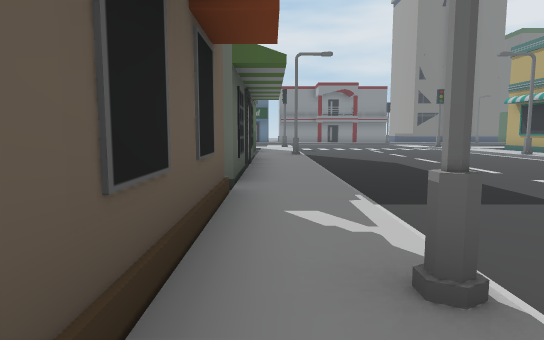
[1] (above)

22 first-person views from a walk through a Unity game level. The camera is 1.4 m above the floor, tilts 6° down and sees 75° across. The floor is counted in squares, 2 m on a side. Each view is taken from the middle of a square. On the plan, view 1 faces up. The plan holds only what a view shows up to about 11 squares ahead; the rest is blank. The place goes on beyond the plan. The player is left out. Some surface patterns are stand-ins.

[2]
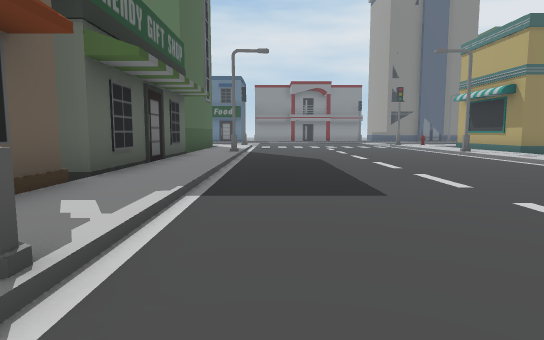

[3]
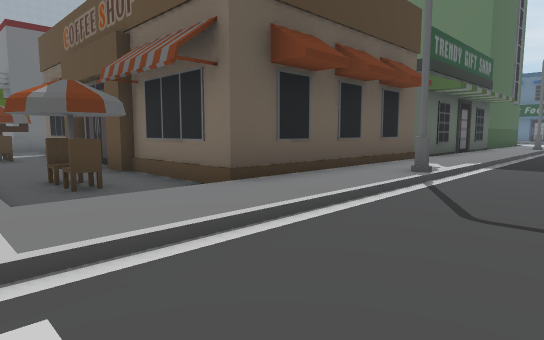

[4]
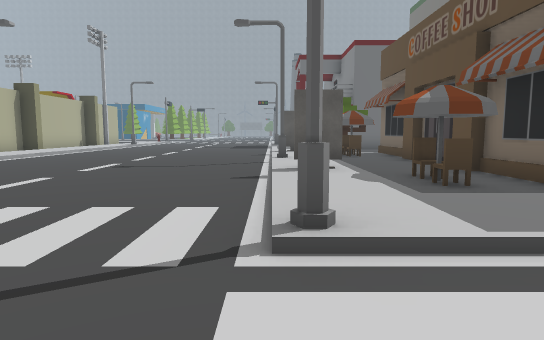

[5]
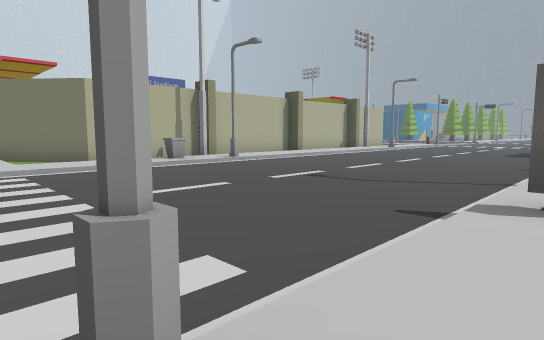

[6]
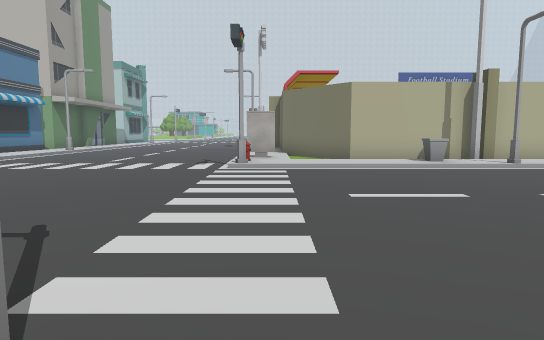

[7]
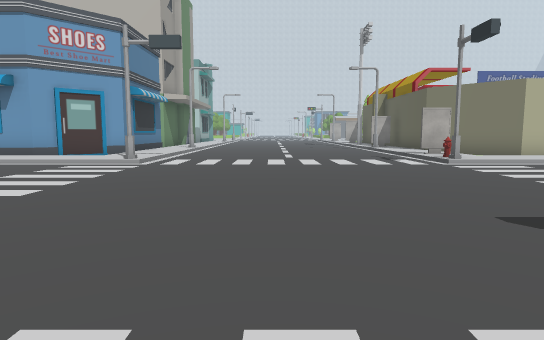

[8]
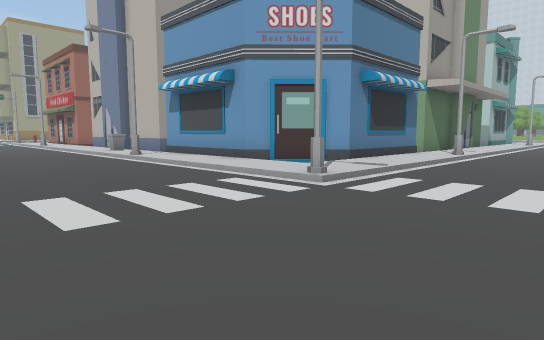

[9]
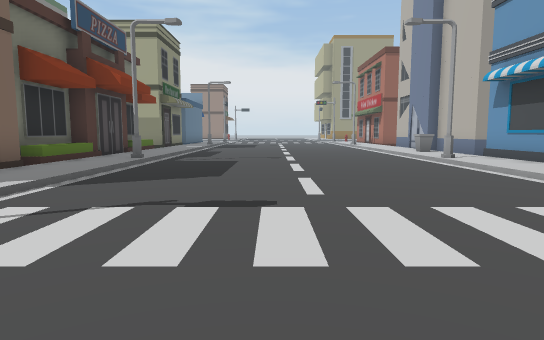

[10]
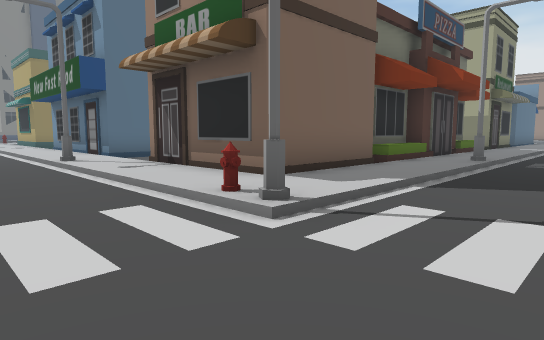

[11]
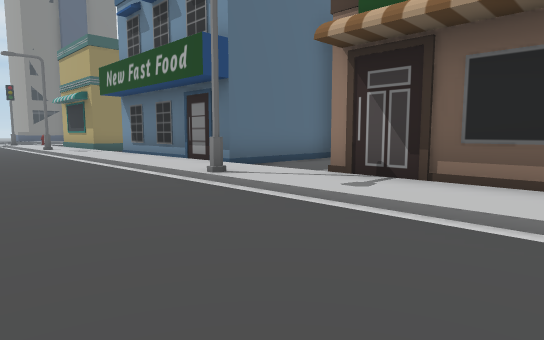

[12]
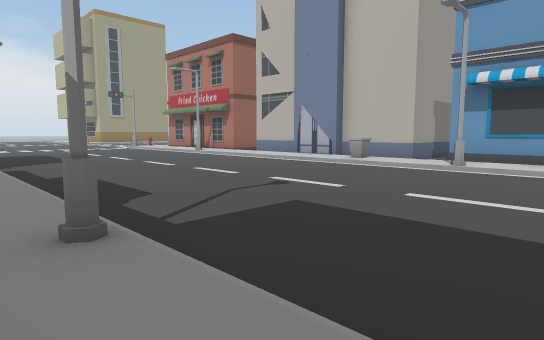

[13]
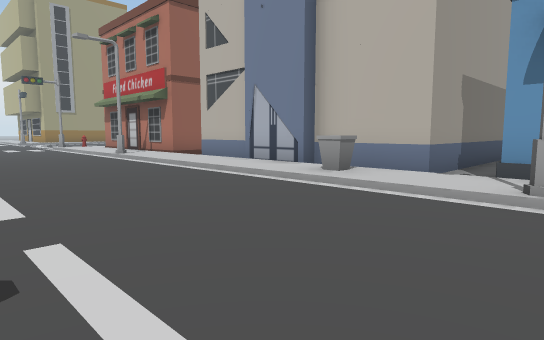

[14]
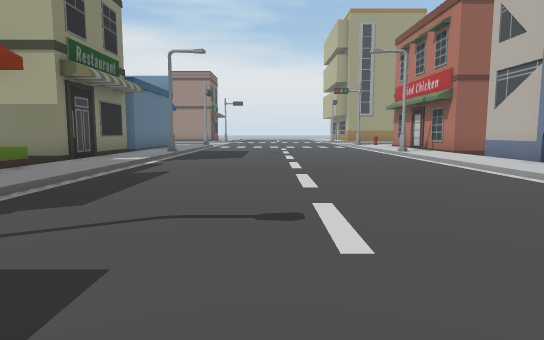

[15]
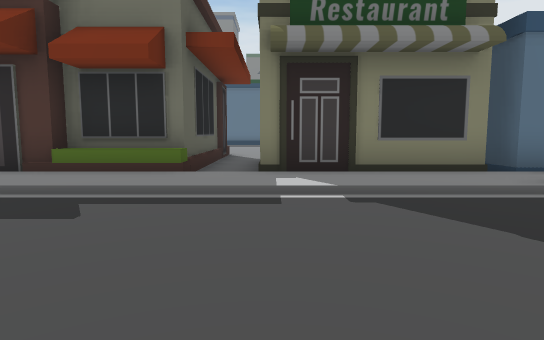

[16]
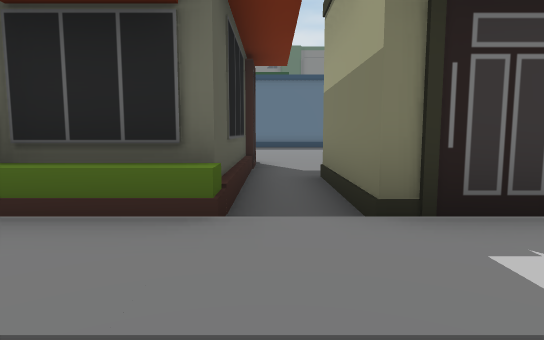

[17]
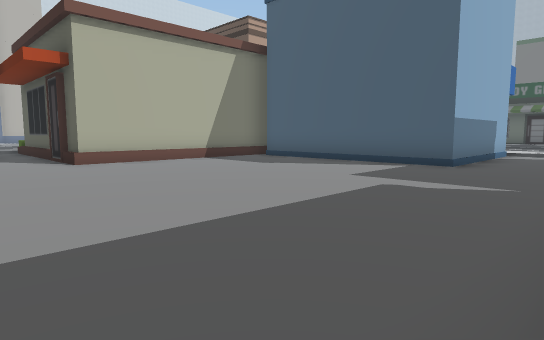

[18]
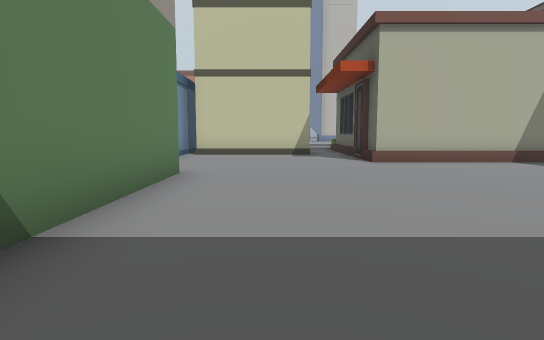

[19]
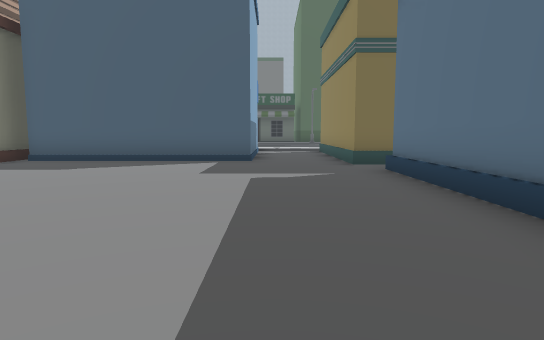

[20]
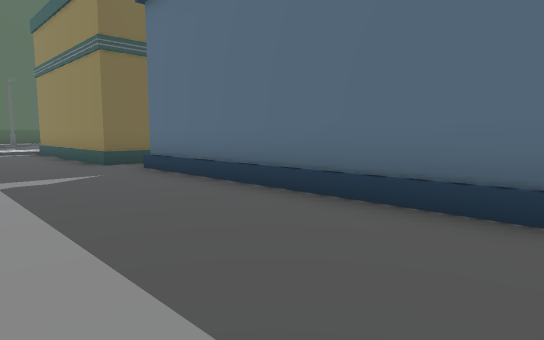

[21]
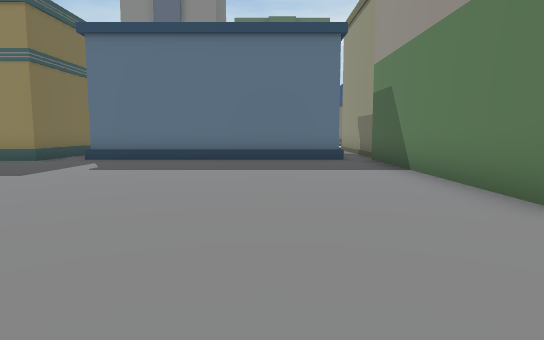

[22]
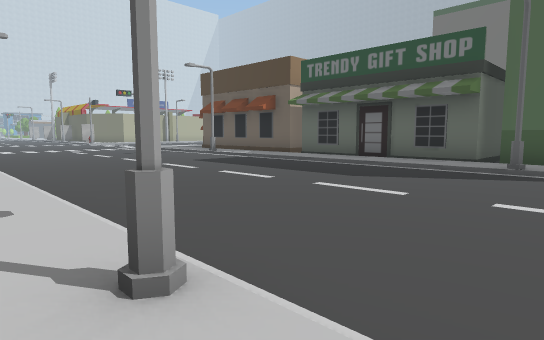

### Floor plan
Key: @ floor where view 1 was taken; # wall or solid block; x gap in a wall; . main floor; : floor 0.25 m higher than the main floor; / step, stairs or slope; S streetlight; B building; T tree; H hydrant; O other object.
Columns run from 11 left of view 1 to 24 right of it. Each row starts with its distance up from view 1.
 13                 .../:     #        #
 12           B:/....../:     #/BBBBBBB#
 11          BB:S......S:######////////B
 10         ###:/....../:..............B
  9           #:/....../:..............B
  8           #:/....../:BBBBB.........B
  7           #:/....../:B   B.........B
  6           #:/....../:B   B.........B
  5           #:/....../:B   B.........B
  4           #:/....../:B   #..........
  3           #:/....../:BBBBB..........
  2           #:/....../:...BBBBBBB.....
  1           #:S.. ...S:..       B.....
  0           #@/.. .../:#        B.....
 -1   #########:/.. .../:#        B.BBBB
 -2 T..........:/.. .../:#        B.B
 -3 T  O.....O.:/.. .../:###BBBBBBB.BBBB
 -4       ::O:::/.. ...H::::::::::::::::
 -5    //S//////#......///////S////////.
 -6 ....................................
 -7 ....................................
 -8  ...................................
 -9   ..................................
-10    .................................
-11    .................................
-12    //S///////......#//////S////////S
-13    ::::O::::O....../::::::::O:::::::
-14      #     O/....../:.#####.BBBBBBB#
-15    #######.:/....../:##    .B      #
-16          ##      ../:#     .B
-17                  ../:#     .B
-18                  ../:#      B
-19                   .S:x      B

Positions as (right, up) in squares from view 1, and headings:
1: (0, 0), facing up
2: (2, 0), facing up
3: (3, -4), facing up-left
4: (3, -5), facing left
5: (1, -4), facing down-left
6: (0, -4), facing down
7: (5, -4), facing down
8: (5, -8), facing down-right
9: (6, -8), facing right
10: (6, -7), facing up-right
11: (5, -3), facing up-right
12: (12, -4), facing down-right
13: (14, -8), facing down-right
14: (13, -8), facing right
15: (21, -9), facing up
16: (20, -6), facing up
17: (22, 11), facing down-left
18: (22, 11), facing down
19: (23, 9), facing left
20: (23, 8), facing up-left
21: (21, 2), facing up
22: (9, 13), facing down-left
